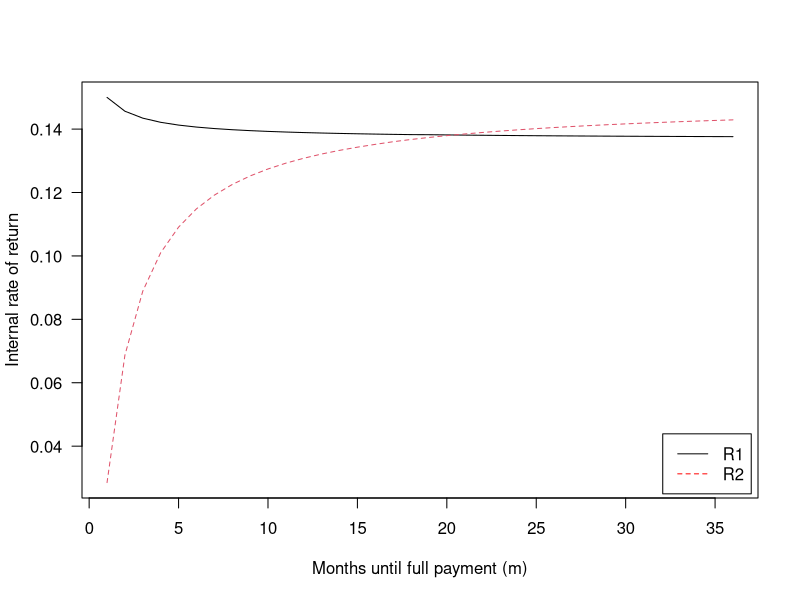
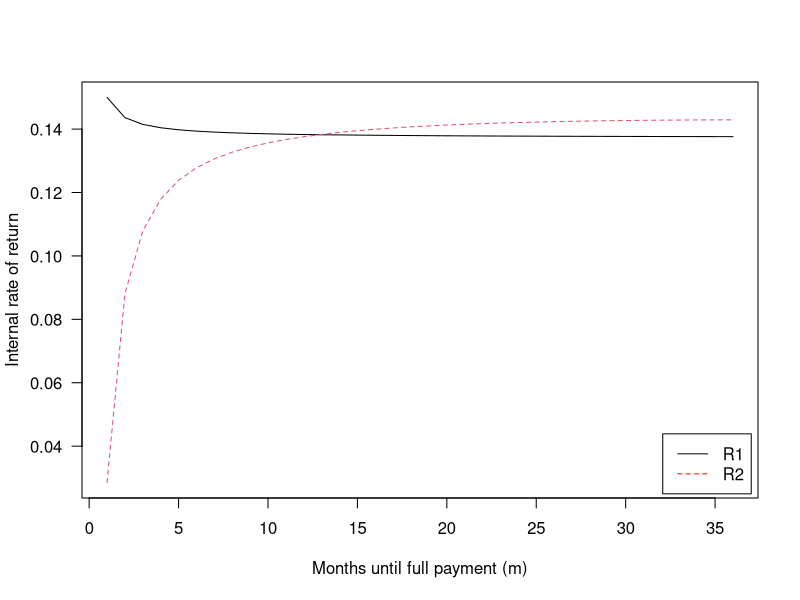

Reproduce these figures in R, in order.
## ---- chunk 1
A = function(P0, r, m) {
  # P0 -- initial principal
  # r  -- interest rate (monthly)
  # m  -- number of payment periods
  P0 * r * (1 + r)^m / ((1 + r)^m - 1)
}

P_i = Vectorize(
  # Compute outstanding principal after i payments
  function(A, P0, r, i) {
    if (i==0) return(P0)
    (1 + r)^i * P0 - A * sum((1 + r)^(0:(i-1)))
  },
  vectorize.args = 'i')

R1 = Vectorize(
  function(s, P0, r, m) {
    # s -- service fee rate (monthly, on remaining principal)
    # P0, r, m -- args to A()
    A_ = A(P0, r, m)
    fun = function(z) (P0 - sum((1 + z/12)^-(1:m) *
                                  (A_ - s * P_i(A_, P0, r, 1:m))))^2
    # solve for IRR
    optimize(fun, interval=c(0, .5))$minimum
  },
  vectorize.args = 'm')

R2 = Vectorize(
  function(s, P0, r, m) {
    # s  -- service fee rate (monthly, on payments)
    # P0, r, m -- args to A()
    fun = function(z) (P0 - sum((1 + z/12)^-(1:m) *
                                  (1 - s) * A(P0, r, m)))^2
    # solve for IRR
    optimize(fun, interval=c(0, .5))$minimum
  },
  vectorize.args = 'm')
## ---- chunk 2
# Returns for institutional (whole loan) investors
r_inst = R1(s=.013/12, P0=1000, r=.15/12, m=1:36)

# Returns for retail (Note) investors
r_ret  = R2(s=.01, P0=1000, r=.15/12, m=1:36)

matplot(1:36, cbind(r_inst, r_ret), las=1, type='l',
        xlab='Months until full payment (m)',
        ylab='Internal rate of return')
legend('bottomright', c('R1','R2'), lty=c(1,2), col=c('black','red'),
       inset=.01)
## ---- chunk 3
P_i = Vectorize(
  # Compute outstanding principal after i payments
  function(A_seq, P0, r, i) {
    # A_seq -- sequence of payments (length m)
    if (i==0) return(P0)
    (1 + r)^i * P0 - sum(A_seq[1:i] * (1 + r)^(0:(i-1)))
  },
  vectorize.args = 'i')

gen_A_seq = function(P0, r, m, Term=36) {
  # Sequence of m - 1 installments, plus final payment (1+r)*P_{m-1}
  Inst = A(P0, r, Term)
  A_seq = rep(Inst, m - 1)
  c(A_seq, (1 + r) * P_i(A_seq, P0, r, m - 1))
}

R1 = Vectorize(
  function(s, P0, r, m) {
    # s -- service fee rate (monthly, on remaining principal)
    # P0, r, m -- args to A()
    A_seq = gen_A_seq(P0, r, m)
    fun = function(z) (P0 - sum((1 + z/12)^-(1:m) *
                                  (A_seq - s * P_i(A_seq, P0, r, 1:m))))^2
    # solve for IRR
    optimize(fun, interval=c(0, .5))$minimum
  },
  vectorize.args = 'm')

R2 = Vectorize(
  function(s, P0, r, m=36) {
    # s  -- service fee rate (monthly, on payments)
    # P0, r, m -- args to A()
    A_seq = gen_A_seq(P0, r, m)
    fun = function(z) (P0 - sum((1 + z/12)^-(1:m) *
                                  (1 - s) * A_seq))^2
    # solve for IRR
    optimize(fun, interval=c(0, .5))$minimum
  },
  vectorize.args = 'm')

# Returns for institutional (whole loan) investors
r_inst = R1(s=.013/12, P0=1000, r=.15/12, m=1:36)

# Returns for retail (Note) investors
r_ret  = R2(s=.01, P0=1000, r=.15/12, m=1:36)

matplot(1:36, cbind(r_inst, r_ret), las=1, type='l',
        xlab='Months until full payment (m)',
        ylab='Internal rate of return')
legend('bottomright', c('R1','R2'), lty=c(1,2), col=c('black','red'),
       inset=.01)
